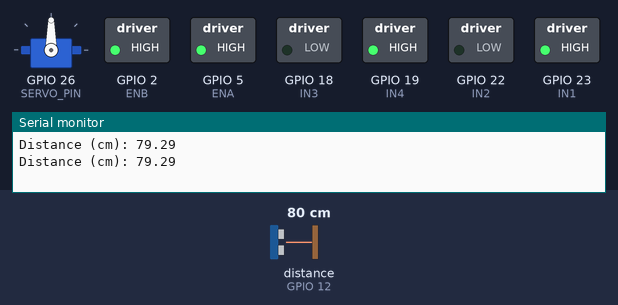
Bench run of a sketch on a simulated ESP32. On the bench: servo, switched loads named in the sketch (green lamp = pin HIGH), the last lines printed to the serial monitor. Wiring (inferred from the names in the program): ultrasonic range finder: trigger GPIO 14; echo GPIO 12. The inputs (shaded band) are chosen by the test bench; at power-on: distance to the obstacle (sensor on GPIO 12) 80 cm. The echo pulse lasts 58.3 µs per cm; pins used as bus, display or sensor lines are not drawn.

Above: at 1.6 s.
1.7 s: distance to the obstacle (sensor on GPIO 12) set to 54 cm
3.6 s: distance to the obstacle (sensor on GPIO 12) set to 46 cm
At 4.3 s:
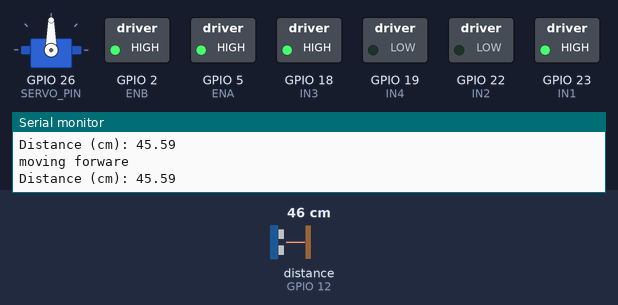
5.5 s: distance to the obstacle (sensor on GPIO 12) set to 12 cm
7.0 s: distance to the obstacle (sensor on GPIO 12) set to 9 cm
At 8.2 s:
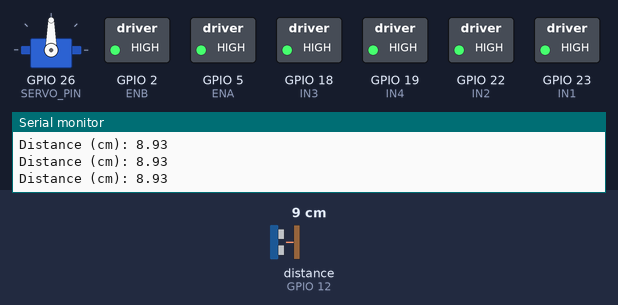
8.5 s: distance to the obstacle (sensor on GPIO 12) set to 18 cm
At 9.5 s:
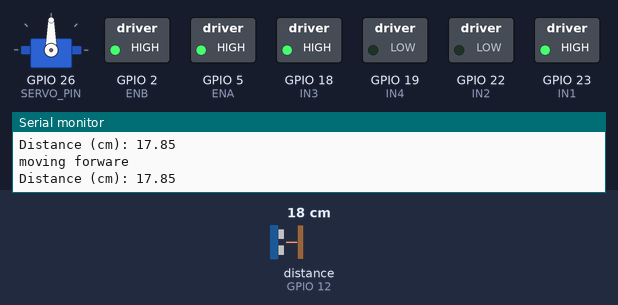
10.0 s: distance to the obstacle (sensor on GPIO 12) set to 2 cm
At 10.4 s:
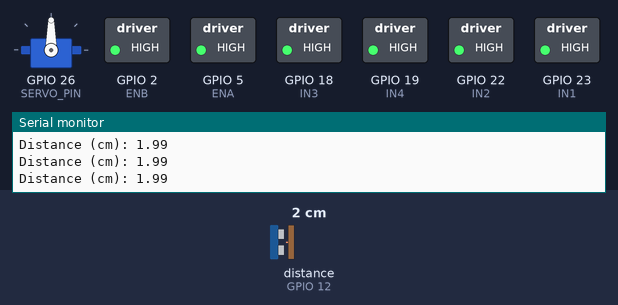
Timing chart, 0 to 12.5 s (numbered marks = the images above; inputs shaded):
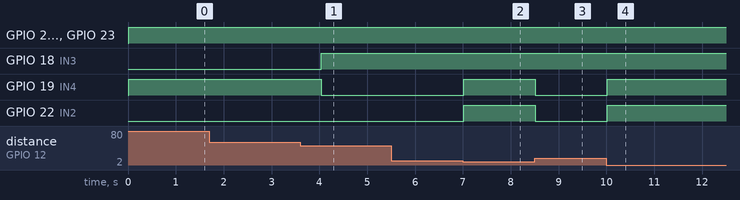

Measured:
- the behaviour switches between 51 and 50 cm on distance to the obstacle (sensor on GPIO 12) (found by bisection; images 0 and 1)
- the behaviour switches between 11 and 10 cm on distance to the obstacle (sensor on GPIO 12) (found by bisection; images 1 and 2)
- after the input at 3.6 s, GPIO 18 (IN3): LOW → HIGH after 0.44 s; GPIO 19 (IN4): HIGH → LOW after 0.44 s
- after the input at 7.0 s, GPIO 19 (IN4), GPIO 22 (IN2): LOW → HIGH at once
- after the input at 8.5 s, GPIO 19 (IN4), GPIO 22 (IN2): HIGH → LOW at once
- after the input at 10.0 s, GPIO 19 (IN4), GPIO 22 (IN2): LOW → HIGH at once

The sketch:

servo-ultrasonicsenorcode_fuse.ino
```cpp
#include <ESP32Servo.h>


#define SERVO_PIN 26 // ESP32 pin GPIO26 connected to servo motor

Servo servoMotor;

const int trigPin = 14;
const int echoPin = 12;

//define sound speed in cm/uS
#define SOUND_SPEED 0.034
#define CM_TO_INCH 0.393701

long duration;
float distanceCm;
float distanceInch;


//  ------------------------------------ultra sonic --------------------------------------------------------------------------

int ENA = 5;
int IN1 = 23;
int IN2 = 22;

int ENB = 2;  // Assuming the second motor is connected to these pins
int IN3 = 18;
int IN4 = 19;


void moveForward() {
  digitalWrite(ENA, HIGH);
    digitalWrite(IN1, HIGH);
    digitalWrite(IN2, LOW);

    digitalWrite(ENB, HIGH);
    digitalWrite(IN3, HIGH);
    digitalWrite(IN4, LOW);
}

void moveBackward() {
  digitalWrite(ENA, HIGH);
  digitalWrite(IN1, LOW);
  digitalWrite(IN2, HIGH);

  digitalWrite(ENB, HIGH);
  digitalWrite(IN3, LOW);
  digitalWrite(IN4, HIGH);
}

void turnLeft() {
  // for going left

// ENA -- stop
// ENB -- run

  digitalWrite(ENA, HIGH);
  digitalWrite(IN1, HIGH);
  digitalWrite(IN2, LOW);

    digitalWrite(ENB, HIGH);
  digitalWrite(IN3, LOW);
  digitalWrite(IN4, HIGH);
}

void turnRight() {
  // for going right

// ENA -- run
// ENB -- stop

   digitalWrite(ENA, HIGH);
  digitalWrite(IN1, LOW);
  digitalWrite(IN2, HIGH);

    digitalWrite(ENB, HIGH);
  digitalWrite(IN3, HIGH);
  digitalWrite(IN4, LOW);
}

void stopMotors() {

    digitalWrite(IN1, HIGH);
  digitalWrite(IN2, HIGH);
  digitalWrite(IN3, HIGH);
  digitalWrite(IN4, HIGH);
}


void run() {
  do {
    // Clears the trigPin


    moveForward();

  //   while (distanceCm >= 100) {
  //     servoMotor.write(25);

  //     if (distanceCm <= 100) {
  //       turnLeft();
  //       servoMotor.write(90);
  //     }

  //     delay(100); // Adjust the delay if needed

  //     servoMotor.write(130);

  //     if (distanceCm <= 100) {
  //       turnRight();
  //       servoMotor.write(90);
  //     } else {
  //       stopMotors();
  //     }
  //   }

  } while (distanceCm <= 100);

  servoMotor.write(25);

      if (distanceCm <= 100) {
        turnLeft();
        servoMotor.write(90);
      }

      delay(3000); // Adjust the delay if needed

      servoMotor.write(130);

      if (distanceCm <= 100) {
        turnRight();
        servoMotor.write(90);
      } else {
        stopMotors();
      }
}


void setup() {
  // put your setup code here, to run once:

    servoMotor.attach(SERVO_PIN);  // attaches the servo on ESP32 pin
  servoMotor.write(90);
  Serial.begin(115200); // Starts the serial communication
  pinMode(trigPin, OUTPUT); // Sets the trigPin as an Output
  pinMode(echoPin, INPUT); // Sets the echoPin as an Input
    pinMode(ENA, OUTPUT);
    pinMode(IN1, OUTPUT);
    pinMode(IN2, OUTPUT);

    pinMode(ENB, OUTPUT);
    pinMode(IN3, OUTPUT);
    pinMode(IN4, OUTPUT);

}

void loop() {
   digitalWrite(trigPin, LOW);
    delayMicroseconds(2);
    // Sets the trigPin on HIGH state for 10 microseconds
    digitalWrite(trigPin, HIGH);
    delayMicroseconds(10);
    digitalWrite(trigPin, LOW);

    // Reads the echoPin, returns the sound wave travel time in microseconds
    duration = pulseIn(echoPin, HIGH);

    // Calculate the distance
    distanceCm = duration * SOUND_SPEED / 2;

    // Prints the distance in the Serial Monitor
    Serial.print("Distance (cm): ");
    Serial.println(distanceCm);

    delay(10);

while(distanceCm>50)
{
  turnLeft();
  delay(800);
   digitalWrite(trigPin, LOW);
    delayMicroseconds(2);
    // Sets the trigPin on HIGH state for 10 microseconds
    digitalWrite(trigPin, HIGH);
    delayMicroseconds(10);
    digitalWrite(trigPin, LOW);

    // Reads the echoPin, returns the sound wave travel time in microseconds
    duration = pulseIn(echoPin, HIGH);

    // Calculate the distance
    distanceCm = duration * SOUND_SPEED / 2;

    // Prints the distance in the Serial Monitor
    Serial.print("Distance (cm): ");
    Serial.println(distanceCm);

}
if(distanceCm<50 && distanceCm>10)
{
 moveForward();
Serial.println("moving forware");
}
else
{
  stopMotors() ;

}
}
```
